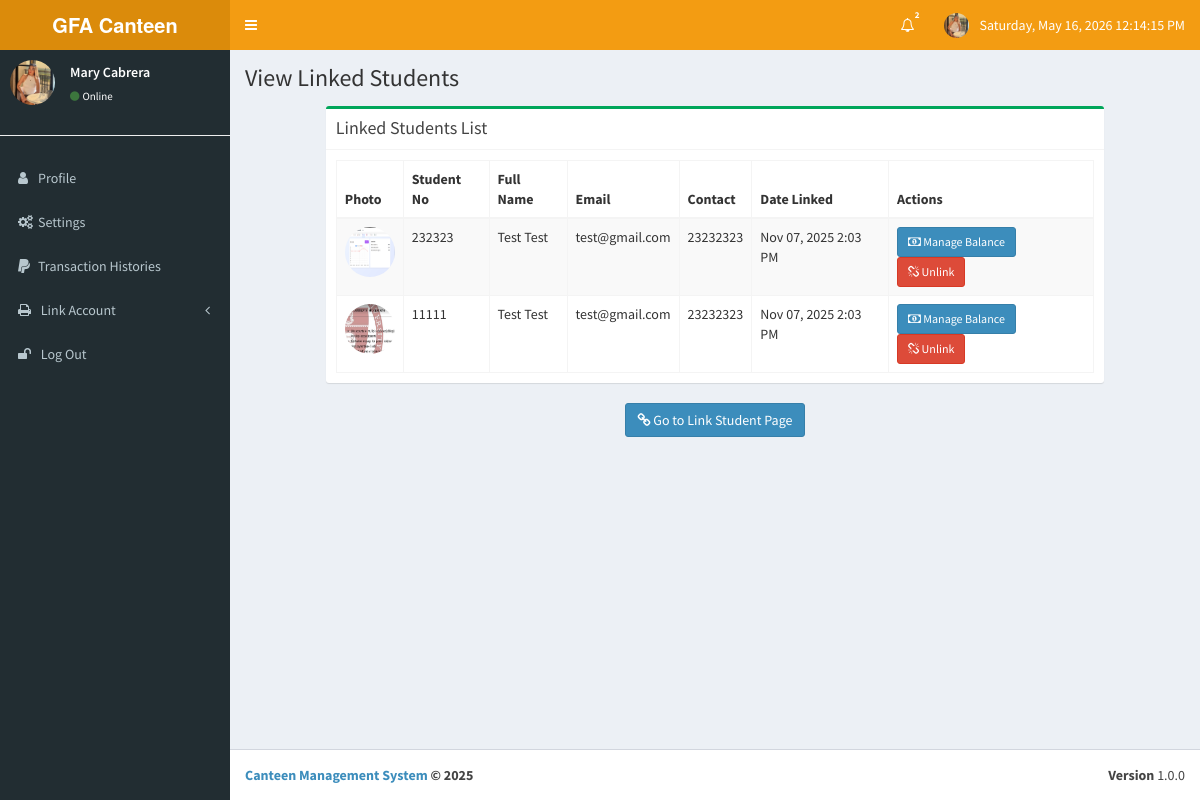
Screenshot of /main/view-linked-student.php (signed in) with the database file from the repository.
### tables this page shows
CREATE TABLE IF NOT EXISTS `tbl_parent_student_links` (
  `id` int NOT NULL AUTO_INCREMENT,
  `parent_id` int NOT NULL,
  `student_id` int NOT NULL,
  `linked_at` timestamp NULL DEFAULT CURRENT_TIMESTAMP,
  PRIMARY KEY (`id`),
  KEY `parent_id` (`parent_id`),
  KEY `student_id` (`student_id`)
);

CREATE TABLE IF NOT EXISTS `tbl_students` (
  `id` int NOT NULL AUTO_INCREMENT,
  `studentNo` text NOT NULL,
  `rfidno` varchar(50) NOT NULL,
  `fname` varchar(50) NOT NULL,
  `lname` varchar(50) NOT NULL,
  `mname` varchar(50) DEFAULT NULL,
  `bday` varchar(50) NOT NULL,
  `age` varchar(50) NOT NULL,
  `gender` varchar(50) NOT NULL,
  `address` varchar(100) NOT NULL,
  `email` varchar(50) NOT NULL,
  `contact` varchar(50) NOT NULL,
  `xagree` int NOT NULL,
  `username` varchar(50) NOT NULL,
  `password` text NOT NULL,
  `pic` text NOT NULL,
  `balance_amount` double NOT NULL,
  `per_day_balance` double(15,2) NOT NULL,
  `status` enum('Active','Inactive') NOT NULL DEFAULT 'Active',
  `created_at` timestamp NOT NULL DEFAULT CURRENT_TIMESTAMP,
  PRIMARY KEY (`id`)
);

### main/view-linked-student.php (the view, shortened to what this page needs)
<?php
include_once('layout/head.php');
$parent_id = $_SESSION['userID'];
$query = $db->prepare("
    SELECT
        s.studentNo,
        s.fname,
        s.lname,
        s.email,
        s.contact,
        s.pic,
        l.linked_at
    FROM tbl_parent_student_links l
    INNER JOIN tbl_students s ON l.student_id = s.id
    WHERE l.parent_id = ?
    ORDER BY l.linked_at DESC
");
$query->execute([$parent_id]);
$linked_students = $query->fetchAll(PDO::FETCH_ASSOC);
?>
<div class="content-wrapper">
    <section class="content-header">
        <h1>View Linked Students</h1>
    </section>
    <section class="content">
        <div class="row">
            <div class="col-md-10 col-md-offset-1">
                <div class="box box-success">
                    <div class="box-header with-border">
                        <h3 class="box-title">Linked Students List</h3>
                    </div>
                    <div class="box-body table-responsive">
                        <table class="table table-bordered table-striped">
                            <thead>
                                <tr>
                                    <th>Photo</th>
                                    <th>Student No</th>
                                    <th>Full Name</th>
                                    <th>Email</th>
                                    <th>Contact</th>
                                    <th>Date Linked</th>
                                    <th>Actions</th>
                                </tr>
                            </thead>
                            <tbody>
                                <?php if (count($linked_students) > 0): ?>
                                    <?php foreach ($linked_students as $row): ?>
                                        <tr>
                                            <td>
                                                <img src="images/student/<?php echo htmlspecialchars($row['pic']); ?>"
                                                     width="50" height="50"
                                                     class="img-circle"
                                                     alt="student photo">
                                            </td>
                                            <td><?php echo htmlspecialchars($row['studentNo']); ?></td>
                                            <td><?php echo htmlspecialchars($row['fname'] . ' ' . $row['lname']); ?></td>
                                            <td><?php echo htmlspecialchars($row['email']); ?></td>
                                            <td><?php echo htmlspecialchars($row['contact']); ?></td>
                                            <td><?php echo date('M d, Y g:i A', strtotime($row['linked_at'])); ?></td>
                                            <td>
                                                <a href="parent-balance-manage.php?student_no=<?php echo htmlspecialchars($row['studentNo']); ?>"
                                                   class="btn btn-primary btn-sm">
                                                    <i class="fa fa-money"></i> Manage Balance
                                                </a>
                                                <button type="button"
                                                        class="btn btn-danger btn-sm"
                                                        onclick="confirmUnlink('<?php echo htmlspecialchars($row['studentNo']); ?>', '<?php echo htmlspecialchars($row['fname'] . ' ' . $row['lname']); ?>')">
                                                    <i class="fa fa-unlink"></i> Unlink
                                                </button>
                                            </td>
                                        </tr>
                                    <?php endforeach; ?>
                                <?php endif; ?>
                            </tbody>
                        </table>
                    </div>
                </div>
                <div class="text-center">
                    <a href="link-student-account.php" class="btn btn-primary">
                        <i class="fa fa-link"></i> Go to Link Student Page
                    </a>
                </div>
            </div>
        </div>
    </section>
</div>
<?php include_once('layout/footer.php'); ?>

### rows the page displays
tbl_parent_student_links: student.pic (picture), student.studentNo "232323", student.lname "Test Test", student.email "test@gmail.com", student.contact "23232323", linked_at "Nov 07, 2025 2:03 PM"
tbl_parent_student_links: student.pic (picture), student.studentNo "11111", student.lname "Test Test", student.email "test@gmail.com", student.contact "23232323", linked_at "Nov 07, 2025 2:03 PM"

### other values shown
$unread "2"
$_SESSION['fullname'] "Mary Cabrera"
$system_title "Canteen Management System"
